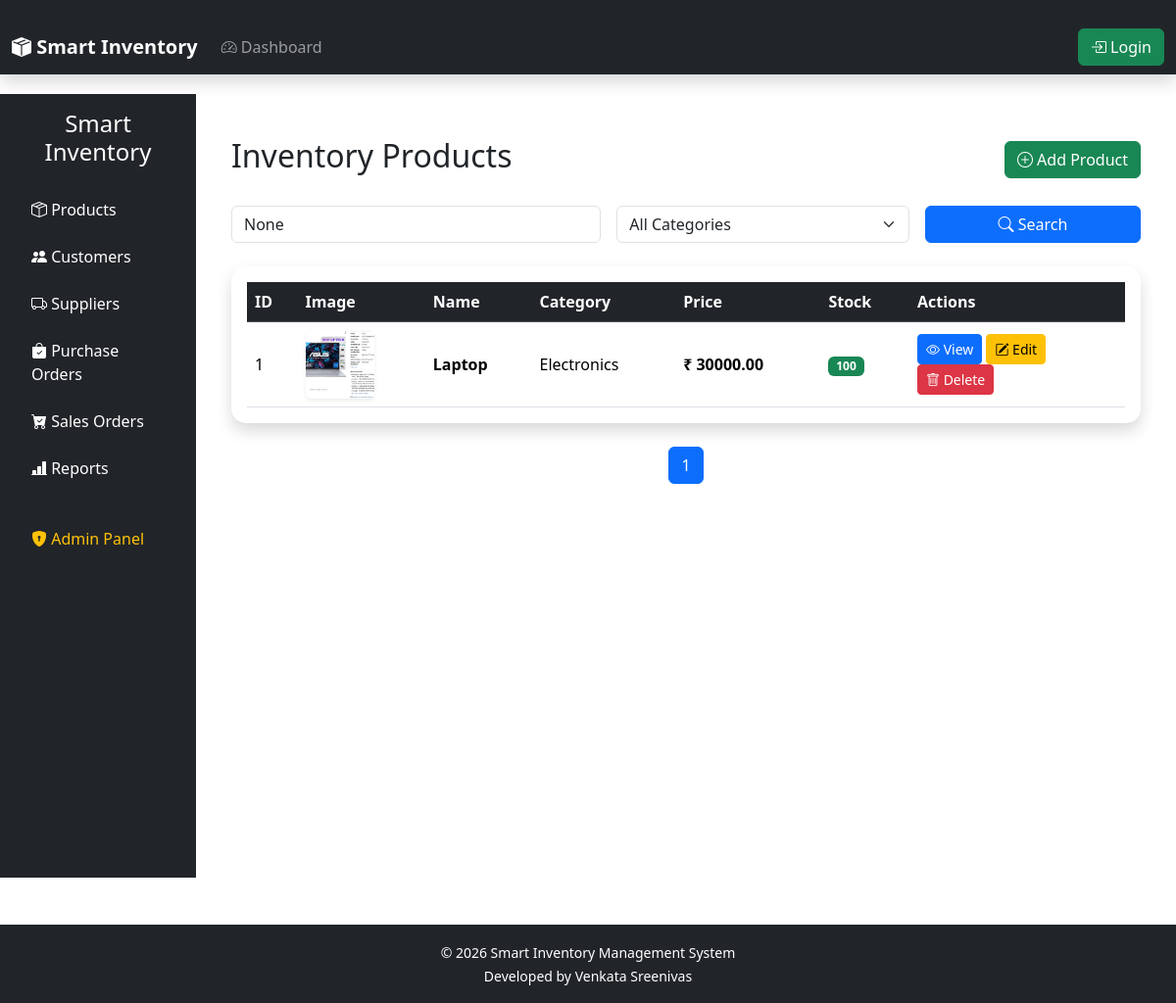
The app's page /inventory/, older data.
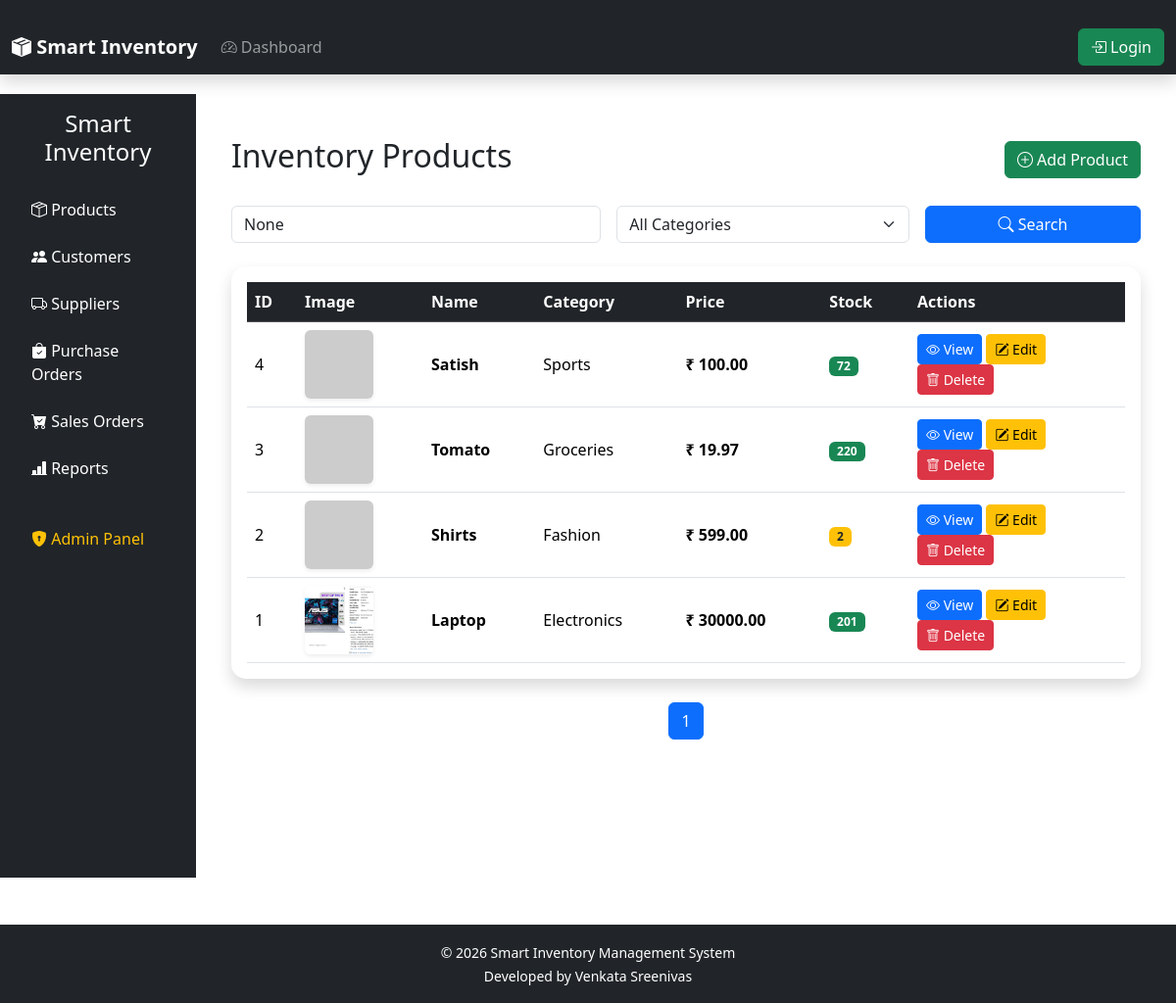
The same page, newer data.
### inventory/models.py (models this page shows, shortened)
class Product(models.Model):
    name = models.CharField(max_length=200)
    category = models.ForeignKey(
        Category,
        on_delete=models.CASCADE
    )
    price = models.DecimalField(
        max_digits=10,
        decimal_places=2
    )
    quantity = models.PositiveIntegerField()
    description = models.TextField(
        blank=True,
        null=True
    )
    image = models.ImageField(
        upload_to="products/",
        blank=True,
        null=True
    )
    created_at = models.DateTimeField(
        auto_now_add=True
    )
    updated_at = models.DateTimeField(
        auto_now=True
    )

class Category(models.Model):
    name = models.CharField(
        max_length=100,
        unique=True
    )
    def __str__(self):
        return self.name

### inventory/views.py (the view)
def product_list(request):
    products = Product.objects.all().order_by("-id")
    categories = Category.objects.all()
    search = request.GET.get("search")
    category = request.GET.get("category")
    if search:
        products = products.filter(name__icontains=search)
    if category:
        products = products.filter(category_id=category)
    paginator = Paginator(products, 10)
    page_number = request.GET.get("page")
    page_obj = paginator.get_page(page_number)
    context = {
        "products": page_obj,
        "page_obj": page_obj,
        "categories": categories,
        "search": search,
        "selected_category": category,
    }
    return render(
        request,
        "inventory/product_list.html",
        context,
    )

### templates/inventory/product_list.html (shortened to what this page needs)
{% extends 'base.html' %}
{% block content %}
<div class="container-fluid">
    <div class="d-flex justify-content-between align-items-center mb-4">
        <h2>Inventory Products</h2>
        <a href="{% url 'add_product' %}" class="btn btn-success">
            <i class="bi bi-plus-circle"></i>
            Add Product
        </a>
    </div>
    <form method="GET" class="row g-3 mb-4">
        <div class="col-lg-5">
            <input
                type="text"
                name="search"
                class="form-control"
                placeholder="Search Product..."
                value="{{ search }}">
        </div>
        <div class="col-lg-4">
            <select
                name="category"
                class="form-select">
                <option value="">All Categories</option>
            </select>
        </div>
        <div class="col-lg-3">
            <button
                class="btn btn-primary w-100">
                <i class="bi bi-search"></i>
                Search
            </button>
        </div>
    </form>
    <div class="card shadow">
        <div class="card-body table-responsive">
            <table class="table table-hover align-middle">
                <thead class="table-dark">
                    <tr>
                        <th>ID</th>
                        <th>Image</th>
                        <th>Name</th>
                        <th>Category</th>
                        <th>Price</th>
                        <th>Stock</th>
                        <th width="220">Actions</th>
                    </tr>
                </thead>
                <tbody>
                {% for product in products %}
                    <tr>
                        <td>
                            {{ product.id }}
                        </td>
                        <td>
                            {% if product.image %}
                                <img
                                    src="{{ product.image.url }}"
                                    width="70"
                                    height="70"
                                    class="rounded shadow-sm"
                                    style="object-fit:cover;">
                            {% else %}
                                <img
                                    src="https://via.placeholder.com/70x70?text=No+Image"
                                    class="rounded shadow-sm">
                            {% endif %}
                        </td>
                        <td>
                            <strong>{{ product.name }}</strong>
                        </td>
                        <td>
                            {{ product.category }}
                        </td>
                        <td>
                            <strong>
                                ₹ {{ product.price }}
                            </strong>
                        </td>
                        <td>
                            {% if product.quantity == 0 %}
                                <span class="badge bg-danger">
                                    Out Of Stock
                                </span>
                            {% elif product.quantity <= 10 %}
                                <span class="badge bg-warning text-dark">
                                    {{ product.quantity }}
                                </span>
                            {% else %}
                                <span class="badge bg-success">
                                    {{ product.quantity }}
                                </span>
                            {% endif %}
                        </td>
                        <td>
                            <a
                                href="{% url 'product_detail' product.id %}"
                                class="btn btn-primary btn-sm">
                                <i class="bi bi-eye"></i>
                                View
                            </a>
                            <a
                                href="{% url 'edit_product' product.id %}"
                                class="btn btn-warning btn-sm">
                                <i class="bi bi-pencil-square"></i>
                                Edit
                            </a>
                            <a
                                href="{% url 'delete_product' product.id %}"
                                class="btn btn-danger btn-sm">
                                <i class="bi bi-trash"></i>
                                Delete
                            </a>
                        </td>
                    </tr>
                {% empty %}
                    <tr>
                        <td colspan="7" class="text-center">
                            No Products Available
                        </td>
                    </tr>
                {% endfor %}
                </tbody>
            </table>
        </div>
    </div>
    <nav class="mt-4">
        <ul class="pagination justify-content-center">
            {% for num in page_obj.paginator.page_range %}
            <li class="page-item {% if page_obj.number == num %}active{% endif %}">
                <a
                    class="page-link"
                    href="?page={{ num }}&search={{ search }}&category={{ selected_category }}">
                    {{ num }}
                </a>
            </li>
            {% endfor %}
        </ul>
    </nav>
</div>
{% endblock %}

### templates/base.html (shortened to what this page needs)
{% load static %}
<!DOCTYPE html>
<html lang="en">
<head>
    <link href="https://cdn.jsdelivr.net/npm/bootstrap@5.3.3/dist/css/bootstrap.min.css"
          rel="stylesheet">
    <link href="https://cdn.jsdelivr.net/npm/bootstrap-icons@1.11.3/font/bootstrap-icons.css"
          rel="stylesheet">
    <link rel="stylesheet" href="{% static 'css/dashboard.css' %}">
</head>
<body>
    {% include 'includes/navbar.html' %}
    <div class="container-fluid">
        <div class="row">
            {% include 'includes/sidebar.html' %}
            <main class="col-md-10 ms-sm-auto px-4 py-4">
                {% block content %}
                {% endblock %}
            </main>
        </div>
    </div>
</body>
{% include "includes/footer.html" %}
</html>

### templates/includes/navbar.html (shortened to what this page needs)
<nav class="navbar navbar-expand-lg navbar-dark bg-dark shadow">
    <div class="container-fluid">
        <a class="navbar-brand fw-bold"
           href="{% url 'home' %}">
            <i class="bi bi-box-seam-fill"></i>
            Smart Inventory
        </a>
        <div class="collapse navbar-collapse"
             id="navbarContent">
            <ul class="navbar-nav me-auto">
                <li class="nav-item">
                    <a class="nav-link"
                       href="{% url 'home' %}">
                        <i class="bi bi-speedometer2"></i>
                        Dashboard
                    </a>
                </li>
            </ul>
            <ul class="navbar-nav ms-auto align-items-center">
                {% if user.is_authenticated %}
                    <li class="nav-item me-3">
                        <span class="navbar-text text-white">
                            <i class="bi bi-person-circle"></i>
                            Welcome,
                            <strong>{{ user.username }}</strong>
                        </span>
                    </li>
                    {% if user.is_superuser %}
                    <li class="nav-item">
                        <a class="nav-link"
                           href="/admin/">
                            <i class="bi bi-shield-lock-fill"></i>
                            Admin Panel
                        </a>
                    </li>
                    {% endif %}
                    <li class="nav-item">
                        <a class="btn btn-outline-light btn-sm ms-2"
                           href="{% url 'logout' %}">
                            <i class="bi bi-box-arrow-right"></i>
                            Logout
                        </a>
                    </li>
                {% else %}
                    <li class="nav-item">
                        <a class="btn btn-success"
                           href="{% url 'login' %}">
                            <i class="bi bi-box-arrow-in-right"></i>
                            Login
                        </a>
                    </li>
                {% endif %}
            </ul>
        </div>
    </div>
</nav>

### templates/includes/sidebar.html (shortened to what this page needs)
<div class="col-md-2 bg-dark sidebar min-vh-100 p-3">
    <h4 class="text-white text-center mb-4">
        Smart Inventory
    </h4>
    <ul class="nav flex-column">
        <li class="nav-item mb-2">
            <a class="nav-link text-white"
               href="{% url 'product_list' %}">
                <i class="bi bi-box-seam"></i>
                Products
            </a>
        </li>
        <li class="nav-item mb-2">
            <a class="nav-link text-white"
               href="{% url 'customer_list' %}">
                <i class="bi bi-people-fill"></i>
                Customers
            </a>
        </li>
        <li class="nav-item mb-2">
            <a class="nav-link text-white"
               href="{% url 'supplier_list' %}">
                <i class="bi bi-truck"></i>
                Suppliers
            </a>
        </li>
        <li class="nav-item mb-2">
            <a class="nav-link text-white"
               href="{% url 'purchase_order_list' %}">
                <i class="bi bi-bag-check-fill"></i>
                Purchase Orders
            </a>
        </li>
        <li class="nav-item mb-2">
            <a class="nav-link text-white"
               href="{% url 'sales_order_list' %}">
                <i class="bi bi-cart-check-fill"></i>
                Sales Orders
            </a>
        </li>
        <li class="nav-item mb-2">
            <a class="nav-link text-white"
               data-bs-toggle="collapse"
               href="#reportsMenu"
               role="button"
               aria-expanded="false"
               aria-controls="reportsMenu">
                <i class="bi bi-bar-chart-line-fill"></i>
                Reports
            </a>
        </li>
        <li class="nav-item mt-4">
            <a class="nav-link text-warning"
               href="/admin/">
                <i class="bi bi-shield-lock-fill"></i>
                Admin Panel
            </a>
        </li>
    </ul>
</div>

### templates/includes/footer.html
<footer class="bg-dark text-white text-center py-3 mt-5">
    <small>
        © 2026 Smart Inventory Management System
        <br>
        Developed by Venkata Sreenivas
    </small>
</footer>

### static/css/dashboard.css (style rules this page uses)
.card { border:none; border-radius:15px; box-shadow:0px 4px 12px rgba(0,0,0,.12); }
.table { margin-bottom:0; }
.container-fluid { padding-top:20px; }

Row changes from the older to the newer data that the page shows:
added Product: id "4", name "Satish", category "Sports", price "100.00", quantity "72"
added Product: id "3", name "Tomato", category "Groceries", price "19.97", quantity "220"
added Product: id "2", name "Shirts", category "Fashion", price "599.00", quantity "2"
changed Product "Laptop": quantity "100" → "201"
